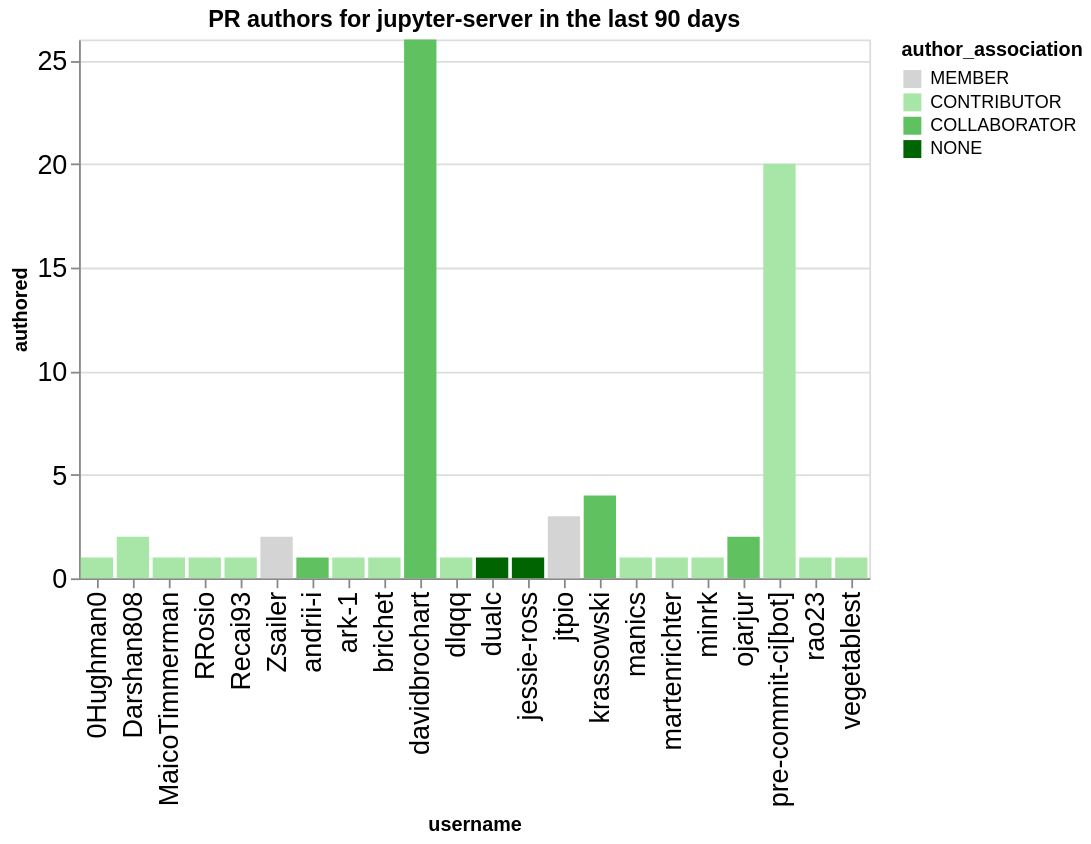

Notebook code cell kept with this figure:
### Code cell
charts = []
title = f"PR authors for {github_org} in the last {n_days} days"
this_data = merged_by_repo.replace(np.nan, 0).groupby('username', as_index=False).agg({'authored': 'sum', 'author_association': 'first'})
this_data = this_data.sort_values('authored', ascending=False)
ch = alt.Chart(data=this_data, title=title).mark_bar().encode(
    x='username',
    y='authored',
    color=alt.Color('author_association', scale=alt.Scale(domain=author_types, range=author_colors))
)
ch

### Figure 1 — Vega-Lite specification as saved in the notebook (floating-point values rounded to 4 significant figures)
{"config": {"axisLeft": {"labelFontSize": 15}, "axisBottom": {"labelFontSize": 15}}, "data": {"name": "data-13408c7a499080fc7a32fda47765938b"}, "mark": {"type": "bar"}, "encoding": {"color": {"field": "author_association", "scale": {"domain": ["MEMBER", "CONTRIBUTOR", "COLLABORATOR", "NONE"], "range": ["rgb(211.82745098039214, 211.82745098039214, 211.82745098039214)", "rgb(166.98562091503268, 229.89803921568628, 166.98562091503268)", "rgb(96.37647058823529, 192.75294117647059, 96.37647058823529)", "rgb(0.0, 100.3921568627451, 0.0)"]}, "type": "nominal"}, "x": {"field": "username", "type": "nominal"}, "y": {"field": "authored", "type": "quantitative"}}, "title": "PR authors for jupyter-server in the last 90 days", "$schema": "https://vega.github.io/schema/vega-lite/v5.20.1.json", "datasets": {"data-13408c7a499080fc7a32fda47765938b": [{"username": "davidbrochart", "authored": 26, "author_association": "COLLABORATOR"}, {"username": "pre-commit-ci[bot]", "authored": 20, "author_association": "CONTRIBUTOR"}, {"username": "krassowski", "authored": 4, "author_association": "COLLABORATOR"}, {"username": "jtpio", "authored": 3, "author_association": "MEMBER"}, {"username": "Darshan808", "authored": 2, "author_association": "CONTRIBUTOR"}, {"username": "Zsailer", "authored": 2, "author_association": "MEMBER"}, {"username": "ojarjur", "authored": 2, "author_association": "COLLABORATOR"}, {"username": "RRosio", "authored": 1, "author_association": "CONTRIBUTOR"}, {"username": "MaicoTimmerman", "authored": 1, "author_association": "CONTRIBUTOR"}, {"username": "0Hughman0", "authored": 1, "author_association": "CONTRIBUTOR"}, {"username": "Recai93", "authored": 1, "author_association": "CONTRIBUTOR"}, {"username": "brichet", "authored": 1, "author_association": "CONTRIBUTOR"}, {"username": "ark-1", "authored": 1, "author_association": "CONTRIBUTOR"}, {"username": "andrii-i", "authored": 1, "author_association": "COLLABORATOR"}, {"username": "jessie-ross", "authored": 1, "author_association": "NONE"}, {"username": "dualc", "authored": 1, "author_association": "NONE"}, {"username": "dlqqq", "authored": 1, "author_association": "CONTRIBUTOR"}, {"username": "manics", "authored": 1, "author_association": "CONTRIBUTOR"}, {"username": "minrk", "authored": 1, "author_association": "CONTRIBUTOR"}, {"username": "martenrichter", "authored": 1, "author_association": "CONTRIBUTOR"}, {"username": "rao23", "authored": 1, "author_association": "CONTRIBUTOR"}, {"username": "vegetablest", "authored": 1, "author_association": "CONTRIBUTOR"}]}}
